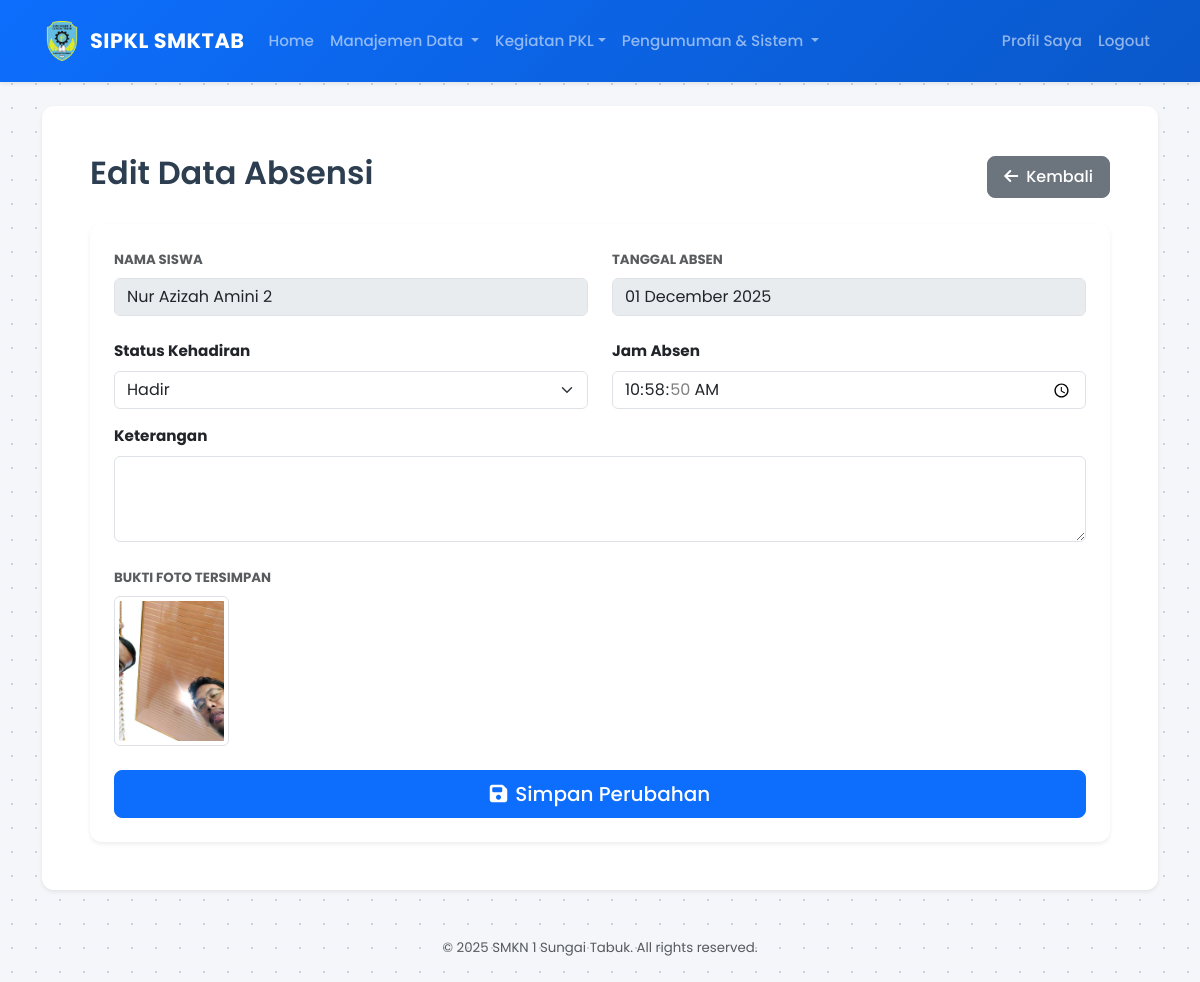
Page /index.php?page=admin/absensi_edit&id=119 (signed in) on the committed database.
### tables this page shows
CREATE TABLE `absensi` (
  `id_absensi` int(11) NOT NULL,
  `id_siswa` int(11) NOT NULL,
  `tanggal` date NOT NULL,
  `status` enum('Hadir','Izin','Sakit','Alpha') NOT NULL,
  `dicatat_oleh` enum('Siswa','Pembimbing','Admin','Sistem') NOT NULL,
  `id_pembimbing` int(11) DEFAULT NULL,
  `jam_absen` time DEFAULT NULL,
  `latitude` varchar(30) DEFAULT NULL,
  `longitude` varchar(30) DEFAULT NULL,
  `keterangan` text DEFAULT NULL,
  `bukti_foto` varchar(255) DEFAULT NULL
);

CREATE TABLE `siswa` (
  `id_siswa` int(11) NOT NULL,
  `nis` varchar(20) NOT NULL,
  `nama_lengkap` varchar(100) NOT NULL,
  `jurusan` varchar(50) DEFAULT NULL,
  `kelas` varchar(10) DEFAULT NULL,
  `id_perusahaan` int(11) DEFAULT NULL,
  `id_pembimbing` int(11) DEFAULT NULL
);

### pages/admin/absensi_edit.php (the view, shortened to what this page needs)
<?php
$id_absensi = isset($_GET['id']) ? $_GET['id'] : null;
try {
    $sql = "SELECT a.*, s.nama_lengkap, s.nis, s.kelas
            FROM absensi a
            JOIN siswa s ON a.id_siswa = s.id_siswa
            WHERE a.id_absensi = :id";
    $stmt = $pdo->prepare($sql);
    $stmt->execute([':id' => $id_absensi]);
    $data = $stmt->fetch(PDO::FETCH_ASSOC);
} catch (PDOException $e) {
    die("Error: " . $e->getMessage());
}
?>
<div class="d-flex justify-content-between align-items-center mb-4">
    <h2>Edit Data Absensi</h2>
    <a href="index.php?page=admin/absensi_data" class="btn btn-secondary"><i class="fas fa-arrow-left me-2"></i>Kembali</a>
</div>
<div class="card shadow-sm border-0">
    <div class="card-body p-4">
        <form action="index.php?page=admin/absensi_edit&id=<?php echo $id_absensi; ?>" method="POST">
            <div class="row mb-4">
                <div class="col-md-6">
                    <label class="form-label text-muted small text-uppercase fw-bold">Nama Siswa</label>
                    <input type="text" class="form-control" value="<?php echo htmlspecialchars($data['nama_lengkap']); ?>" disabled>
                </div>
                <div class="col-md-6">
                    <label class="form-label text-muted small text-uppercase fw-bold">Tanggal Absen</label>
                    <input type="text" class="form-control" value="<?php echo date('d F Y', strtotime($data['tanggal'])); ?>" disabled>
                </div>
            </div>
            <div class="row mb-3">
                <div class="col-md-6">
                    <label for="status" class="form-label fw-bold">Status Kehadiran</label>
                    <select name="status" id="status" class="form-select">
                        <?php
                        $statuses = ['Hadir', 'Izin', 'Sakit', 'Alpha', 'Libur'];
                        foreach ($statuses as $s) {
                            $selected = ($data['status'] == $s) ? 'selected' : '';
                            echo "<option value='$s' $selected>$s</option>";
                        }
                        ?>
                    </select>
                </div>
                <div class="col-md-6">
                    <label for="jam_absen" class="form-label fw-bold">Jam Absen</label>
                    <input type="time" class="form-control" name="jam_absen" id="jam_absen" value="<?php echo htmlspecialchars($data['jam_absen']); ?>">
                </div>
            </div>
            <div class="mb-4">
                <label for="keterangan" class="form-label fw-bold">Keterangan</label>
                <textarea class="form-control" name="keterangan" id="keterangan" rows="3"><?php echo htmlspecialchars($data['keterangan']); ?></textarea>
            </div>
            <?php if (!empty($data['bukti_foto'])): ?>
                <div class="mb-4">
                    <label class="form-label text-muted small text-uppercase fw-bold">Bukti Foto Tersimpan</label>
                    <div class="d-block">
                        <a href="assets/uploads/<?php echo $data['bukti_foto']; ?>" target="_blank">
                            <img src="assets/uploads/<?php echo $data['bukti_foto']; ?>" alt="Bukti" class="img-thumbnail" style="max-height: 150px;">
                        </a>
                    </div>
                </div>
            <?php endif; ?>
            <div class="d-grid">
                <button type="submit" class="btn btn-primary btn-lg"><i class="fas fa-save me-2"></i>Simpan Perubahan</button>
            </div>
        </form>
    </div>
</div>

### assets/css/style.css (style rules this page uses)
body { font-family: 'Poppins', sans-serif; background-color: #f4f6f9; color: #444; font-size: 0.95rem; }
h1, h2, h3, h4, h5, h6 { font-weight: 600; color: #2c3e50; }
.card { border: none; border-radius: 12px; box-shadow: 0 5px 15px rgba(0,0,0,0.05); transition: transform 0.3s ease, box-shadow 0.3s ease; background: #fff; }
.btn { border-radius: 8px; padding: 8px 16px; font-weight: 500; transition: 0.2s; }
.btn-primary { background-color: #0d6efd; border-color: #0d6efd; }
body { background-color: #f5f7fa; background-image: radial-gradient(#cbd5e1 1.5px, transparent 1.5px); background-size: 24px 24px; min-height: 100vh; margin: 0; }

### rows in the picture
absensi: id_siswa.nama_lengkap "Nur Azizah Amini 2", tanggal "01 December 2025", jam_absen "10:58:50", bukti_foto (picture)

### other values in the picture
form field status "Hadir"
